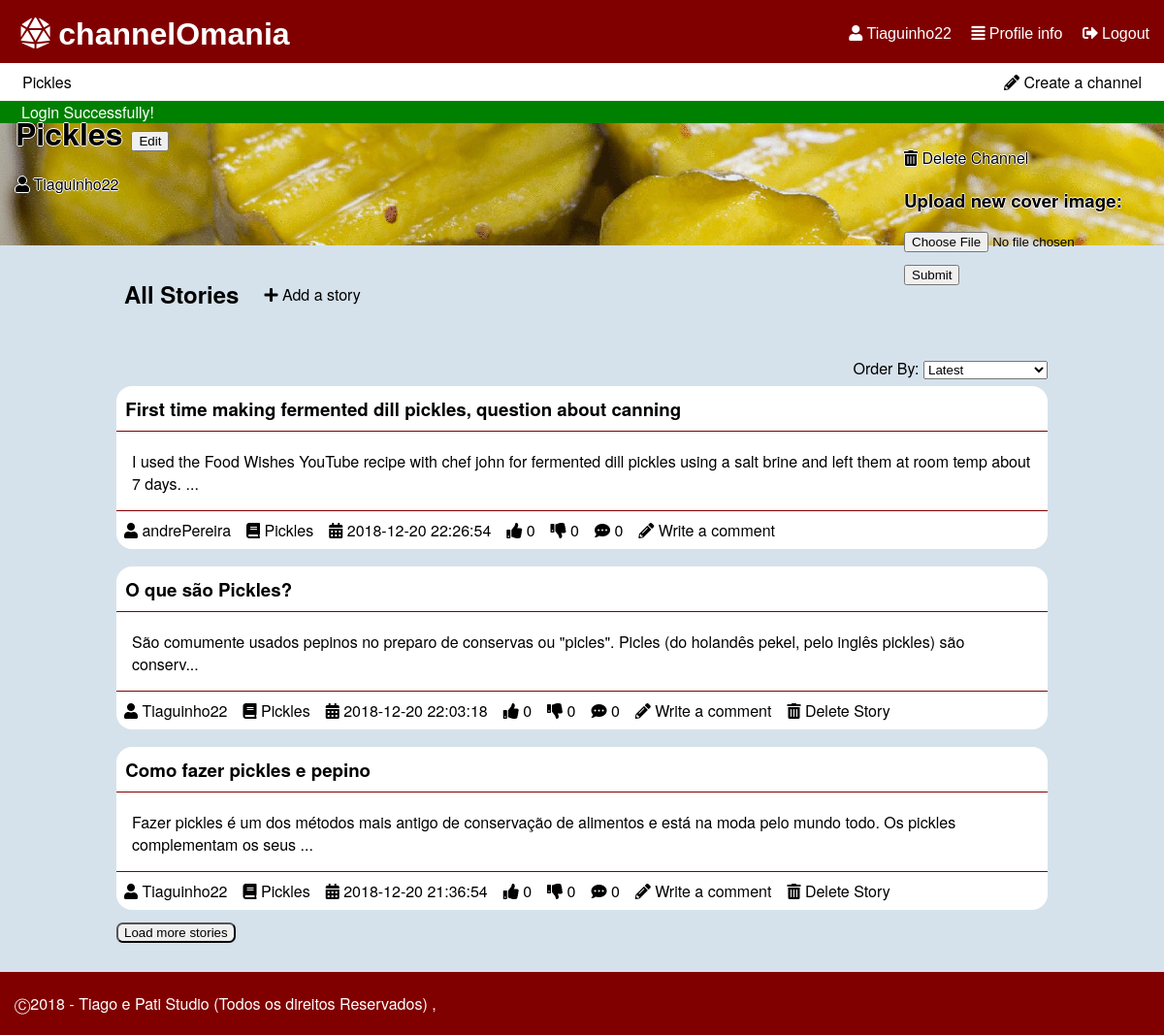
Screenshot of /pages/channel.php?channelId=1 (signed in) with the database file from the repository.
### tables this page shows
CREATE TABLE "channel" (
	`ID`	INTEGER NOT NULL,
	`name`	TEXT NOT NULL CHECK(length(name) > 0 and length(name) < 30) UNIQUE,
	`coverImage`	TEXT,
	`author`	INTEGER NOT NULL,
	PRIMARY KEY(`ID`),
	FOREIGN KEY(`author`) REFERENCES `user`(`ID`) ON DELETE Cascade ON UPDATE No Action
);

CREATE TABLE "user" (
	`ID`	INTEGER NOT NULL PRIMARY KEY AUTOINCREMENT,
	`username`	TEXT NOT NULL CHECK(length ( username ) > 0 and length ( username ) < 16),
	`email`	TEXT NOT NULL,
	`password`	TEXT NOT NULL CHECK(length ( password ) > 5),
	`birth`	TEXT CHECK(length ( birth ) > 0),
	`profilePic`	TEXT,
	`score`	INTEGER DEFAULT 0,
	CONSTRAINT `username` UNIQUE(`username`)
);

CREATE TABLE "story" (
	`storyID`	INTEGER NOT NULL,
	`title`	TEXT NOT NULL CHECK(length ( title ) > 0 and length ( title ) < 80),
	`content`	TEXT NOT NULL CHECK(length ( content ) > 0),
	`upvotes`	INTEGER NOT NULL DEFAULT 0,
	`downvotes`	INTEGER NOT NULL DEFAULT 0,
	`author`	INTEGER NOT NULL,
	`date`	TEXT NOT NULL CHECK(length ( date ) > 0),
	`channel`	INTEGER NOT NULL,
	`image`	TEXT,
	PRIMARY KEY(`storyID`),
	FOREIGN KEY(`channel`) REFERENCES `channel`(`ID`) ON DELETE Cascade ON UPDATE No Action,
	FOREIGN KEY(`author`) REFERENCES `user`(`ID`) ON DELETE Cascade ON UPDATE No Action
);

### pages/channel.php (called while the page is built, shortened)
<?php
  include_once('../database/db_list.php');
  include_once('../database/db_user.php');
  include_once('../templates/tpl_common.php');
  include_once('../templates/tpl_channel.php');
  $storiesByChannel = getStoriesByChannel($_GET['channelId']);
  $currentChannel = getChannel($_GET['channelId']);
  draw_header($currentChannel['name']);
  draw_channel($storiesByChannel,$currentChannel);
  draw_footer();
?>

### database/db_list.php (called while the page is built, shortened)
<?php
function getStoriesByChannel($channelID,$sort='',$offset=0,$limit=5) {
  switch($sort){
    default:
      $order = 'storyID DESC';
      break;
  }
  $db = Database::instance()->db();
  $stmt = $db->prepare('SELECT *,(SELECT COUNT(*) FROM comment WHERE comment.story == storyID) AS n_comments,channel.name AS channelName,story.author AS storyAuthor FROM story INNER JOIN user ON user.ID == story.author INNER JOIN channel ON channel.ID == story.channel  WHERE story.channel == ? ORDER BY '.$order.' LIMIT ? OFFSET ?');
  $stmt->execute(array($channelID,$limit,$offset));
  return $stmt->fetchAll();
}
function listChannel($sort='') {
  switch($sort){
    case 'mActive':
      $order = 'n_stories DESC';
      break;
    case 'alphabetical':
      $order = 'name ASC';
      break;
  }
  $db = Database::instance()->db();
  $stmt = $db->prepare('SELECT *,(SELECT COUNT(*) FROM story WHERE story.channel == channel.ID) AS n_stories,channel.ID as channelId FROM channel INNER JOIN user ON author=user.ID ORDER BY '.$order);
  $stmt->execute();
  return $stmt->fetchAll();
}
?>

### database/db_user.php (called while the page is built, shortened)
<?php
function getUsernameFromId($id) {
  $db = Database::instance()->db();
  $stmt = $db->prepare('SELECT username FROM user WHERE ID = ?');
  $stmt->execute(array($id));
  return $stmt->fetch()['username'];
}
function getIdFromUsername($username) {
  $db = Database::instance()->db();
  $stmt = $db->prepare('SELECT ID FROM user WHERE username = ?');
  $stmt->execute(array($username));
  return $stmt->fetch()['ID'];
}
 ?>

### database/db_channel.php (called while the page is built, shortened)
<?php
include_once('db_user.php');
function getChannel($id){
  $db = Database::instance()->db();
  $stmt = $db->prepare('SELECT * FROM channel WHERE ID=?');
  $stmt->execute(array($id));
  return $stmt->fetch();
}
?>

### templates/tpl_mainpage.php (the view, shortened to what this page needs)
<?php include_once('../templates/tpl_story.php'); ?>
<?php function draw_story_list_item($story) { ?>
  <section id="story_preview">
    <h3><a href = "../pages/story.php?storyId=<?php echo($story['storyID']); ?>" ><?php echo($story['title']); ?></a></h3>
    <p><?php echo(substr($story['content'],0,140)); if(strlen($story['content']) > 140) echo("...");?></p>
    <?php draw_story_info($story); ?>
  </section>
<?php } ?>
<?php function draw_story_info($story) { ?>
  <ul>
    <li><a href="../pages/profile.php?userId=<?php echo($story['storyAuthor']); ?>"><i class="fas fa-user"></i> <?php echo($story['username']); ?></a></li>
    <li><a href="../pages/channel.php?channelId=<?php echo($story['channel']); ?>"><i class="fas fa-book"></i> <?php echo($story['channelName']); ?></a></li>
    <li><i class="fas fa-calendar-alt"></i> <?php echo($story['date']); ?></li>
    <li class="nUpVote" data-id="<?php echo($story['storyID']); ?>"><i class="fas fa-thumbs-up"></i> <?php echo($story['upvotes']); ?></li>
    <li class="nDownVote" data-id="<?php echo($story['storyID']); ?>"><i class="fas fa-thumbs-down"></i> <?php echo($story['downvotes']); ?></li>
    <li><i class="fas fa-comment-dots"></i> <?php echo($story['n_comments']); ?></li>
    <li><a href="../pages/new_comment.php?storyId=<?php echo($story['storyID']); ?>"><i class="fas fa-pencil-alt"></i> Write a comment</a></li>
    <?php if($story['username'] == $_SESSION['username']) { ?>
      <li><a href="../actions/action_delete_story.php?storyId=<?php echo($story['storyID']); ?>&csrf=<?php echo($_SESSION['csrf']); ?>"><i class="fas fa-trash-alt"></i> Delete Story</a></li>
    <?php } ?>
  </ul>
<?php } ?>

### templates/tpl_common.php (shortened to what this page needs)
<?php function draw_header($tabText = ""){
?>
<!DOCTYPE html>
<html lang="en-US">
  <head>
    <link href="../css/style.css" rel="stylesheet">
    <link href="../css/input.css" rel="stylesheet">
    <link href="../css/links.css" rel="stylesheet">
    <link rel="stylesheet" href="https://use.fontawesome.com/releases/v5.5.0/css/all.css">
  </head>
  <body>
    <header id="header">
      <?php if(isset($_SESSION['username'])){ ?>
        <div id='options'>
          <a href="../pages/profile.php"><i class="fas fa-user"></i> <?php echo($_SESSION['username']) ?></a>
          <a href="../pages/profile.php"><i class="fas fa-align-justify"></i> Profile info</a>
          <a href="../actions/action_logout.php"><i class="fas fa-sign-out-alt"></i> Logout</a>
        </div>
      <?php } ?>
      <h1><a href="mainpage.php"><i class="fas fa-dice-d20"></i> channelOmania</a></h1>
    </header>
    <?php if(isset($_SESSION['username'])){ ?>
    <div id="list_channels">
      <p><a href = "../pages/new_channel.php" ><i class="fas fa-pencil-alt"></i> Create a channel</a></p>
      <?php $channels = listChannel('mActive'); ?>
      <ul>
      <?php if(count($channels) > 5) { ?>
        <?php for ($i=0; $i < 5; $i++) { ?>
          <li><a href = "../pages/channel.php?channelId=<?php echo($channels[$i]['channelId']); ?>" ><?php echo($channels[$i]['name']); ?></a></li>
        <?php } ?>
          <li id="moreChannels"><a href = "../pages/all_channels.php" >More Channels</a></li>
      <?php } else { ?>
        <?php foreach($channels as $channel_list){ ?>
          <li><a href = "../pages/channel.php?channelId=<?php echo($channel_list['channelId']); ?>" ><?php echo($channel_list['name']); ?></a></li>
        <?php } ?>
      <?php } ?>
      </ul>
    </div>
    <?php } ?>
    <?php if (isset($_SESSION['messages'])) {?>
      <section id="messages">
        <?php foreach($_SESSION['messages'] as $message) { ?>
          <div class="<?=$message['type']?>"><?=$message['content']?></div>
        <?php } ?>
      </section>
    <?php unset($_SESSION['messages']); } ?>
<?php } ?>
<?php function draw_footer(){
  ?>
  <footer class="footer">
    <p>	&#9400;2018 - Tiago e Pati Studio (Todos os direitos Reservados) ,</p>
  </footer>
</body>
</html>
<?php }
 ?>

### templates/tpl_channel.php (shortened to what this page needs)
<?php include_once('../templates/tpl_mainpage.php'); ?>
<?php include_once('../database/db_channel.php'); ?>
<?php function draw_channel($storiesByChannel,$currentChannel) { ?>
  <?php if($currentChannel['author'] == getIdFromUsername($_SESSION['username'])) { ?>
  <form action="../actions/action_edit_channel.php?channelId=<?php echo($currentChannel['ID']); ?>" method="post" enctype="multipart/form-data">
  <?php } ?>
  <div id="channel_div">
  <?php if($currentChannel['author'] == getIdFromUsername($_SESSION['username'])) { ?>
    <a href="../actions/action_delete_channel.php?channelId=<?php echo($currentChannel['ID']); ?>&csrf=<?php echo($_SESSION['csrf']); ?>"><i class="fas fa-trash-alt"></i> Delete Channel</a>
  <?php } ?>
  <?php if($currentChannel['author'] == getIdFromUsername($_SESSION['username'])) { ?>
  <h3>Upload new cover image: </h3>
    <h3>
        <input type="file" name="coverImage" id="coverImg" accept="image/*">
        <input type="submit">
    </h3>
  <?php } ?>
</div>
  <div id="cover"><img id="cover_image" src="../files/croppedCover/<?php if($currentChannel['coverImage']!="") { echo($currentChannel['coverImage']); } else {?>default.png<?php } ?>"
    alt="<?php echo($currentChannel['name']); ?>'s cover image"></div>
  <h1 id="channelName"><?php echo($currentChannel['name']); ?>
  <?php if($currentChannel['author'] == getIdFromUsername($_SESSION['username'])) { ?>
  <button text='Edit' onclick="edit('name')">Edit</button>
  <?php } ?>
  <br>
  <a id="channelAuthor" href="../pages/profile.php?userId=<?php echo($currentChannel['author']); ?>"><i class="fas fa-user"></i> <?php  echo(getUsernameFromId($currentChannel['author']));?></a>
  </h1>
  <?php if($currentChannel['author'] == getIdFromUsername($_SESSION['username'])) { ?>
  </form>
  <?php } ?>
  <section id="channelStories" data-id="<?php echo $_GET['channelId'] ?>">
    <div class="header">
      <ul>
        <li>
          <h2>All Stories</h2>
        </li>
        <li>
          <p><a href = "../pages/new_story.php?channelId=<?php echo($_GET['channelId']); ?>" ><i class="fas fa-plus"></i> Add a story</a></p>
        </li>
      </ul>
    </div>
    <?php draw_story_list($storiesByChannel); ?>
  </section>
<?php } ?>

### templates/tpl_story.php (shortened to what this page needs)
<?php include_once('../templates/tpl_mainpage.php'); ?>
<?php include_once('../database/db_list.php'); ?>
<?php function draw_story_list($storyInfo) { ?>
  <p id="order">Order By:
  <select id='orderSelector'>
    <option value="mRecent">Latest</option>
  </select></p>
  <section id="storyList">
  <?php foreach($storyInfo as $story) { ?>
    <?php draw_story_list_item($story); ?>
  <?php } ?>
  </section>
  <?php if(count($storyInfo) != 0){ ?>
  <button id="btnLoadStories">Load more stories</button>
  <?php } ?>
<?php } ?>

### css/style.css (style rules this page uses)
body { font-family: IBMPlexSans, Helvetica Neue, Segoe UI, Helvetica, Verdana, Arial, sans-serif; background-color: #D5E2EB; margin: 0; }
ul { display: flex; flex-wrap: wrap; flex-direction: row; padding: 0; margin: 0; }
li { text-align: center; list-style-type: none; padding: 0.5em; }
#list_channels { background-color: white; position: relative; padding: 0px 15px; }
#list_channels p { float: right; margin: 0; }
#list_channels li, #list_channels p { padding: 0; }
#header { background-color: #800000; padding: 0.2em 15px; position: relative; }
#cover_image { width: 100%; }
#channelName { top: 2px; background-color: transparent; position: absolute; margin-top: 3.5em; text-shadow: -1px 0 white, 0 1px white, 1px 0 white, 0 -1px white; }
#channelAuthor { font-size: 0.5em; text-shadow: -1px 0 white, 0 1px white, 1px 0 white, 0 -1px white; font-weight: 300; }
#channelStories { width: 80%; margin: auto; }
#channelStories .header { margin: 10px 0px 50px; }
#channelStories .header li h2 { margin-top: 10px; margin-right: 10px; }
#channelStories #order { float: right; margin: 0; position: absolute; right: 10%; margin-top: -30px; }
#channelStories #storyList #story_preview { width: 100%; }
#channelStories #btnLoadStories { margin-left: 0px; }
#channel_div { background-color: transparent; position: absolute; right: 15px; margin-top: 1.5em; text-shadow: -0.8px 0 white, 0 0.8px white, 0.8px 0 white, 0 -0.8px white; }
#header h1 { margin: 0.2em; }
h1 { margin-left: 0.5em; }
#options { float: right; height: 0; }
article, #story_preview { background-color: white; width: 80%; margin: auto; border-radius: 1em; }
article header, #story_preview h3 { margin-top: 1em; padding: 0.5em; border-bottom: 1px solid #800000; }
article p, #story_preview p,article img { padding-left: 1em; padding-right: 1em; }
article footer, #story_preview ul { padding: 0; border-top: 1px solid #800000; }
#messages .error,#messages .success { padding-left: 22px; }
#messages .success { background-color: green; color: white; }
body,html { min-height: 80vh; }
#header div { margin-top: 1.2em; }
#btnLoadComments, #btnLoadStories { margin-top: 1em; margin-left: 10%; border-radius: 0.5em; }
.footer { clear: left; bottom: auto; margin-top: 30px; padding: 5px 15px; background-color: #800000; color: white; }
#order { margin-left: 15px; }

### css/input.css (style rules this page uses)
input { display: block; margin: 1em 0; }

### css/links.css (style rules this page uses)
#header a { color: white; font-family: Helvetica; }
#header div a { list-style-type: none; padding-left: 1em; }
a:link, a:visited { color: black; text-decoration: none; }
#list_channels li a, #list_channels p a { padding: 0.5em 0.5em; display: block; }
article header a, #story_preview h3 a { font-weight: bold; }

### rows the page displays
channel: name "Pickles", coverImage (picture), author.username "Tiaguinho22"
story: title "First time making fermented dill pickles, question about canning", content "I used the Food Wishes YouTube recipe with chef john for fermented dill pickles using a salt brine and left them at room temp about 7 days.", author.username "andrePereira", channel.name "Pickles", date "2018-12-20 22:26:54", upvotes "0", downvotes "0", n_comments "0"
story: title "O que são Pickles?", content "São comumente usados pepinos no preparo de conservas ou \"picles\". Picles (do holandês pekel, pelo inglês pickles) são conserv", author.username "Tiaguinho22", channel.name "Pickles", date "2018-12-20 22:03:18", upvotes "0", downvotes "0", n_comments "0"
story: title "Como fazer pickles e pepino", content "Fazer pickles é um dos métodos mais antigo de conservação de alimentos e está na moda pelo mundo todo. Os pickles complementam os seus", author.username "Tiaguinho22", channel.name "Pickles", date "2018-12-20 21:36:54", upvotes "0", downvotes "0", n_comments "0"

### other values shown
$_SESSION['username'] "Tiaguinho22"
$message['content'] "Login Successfully!"
